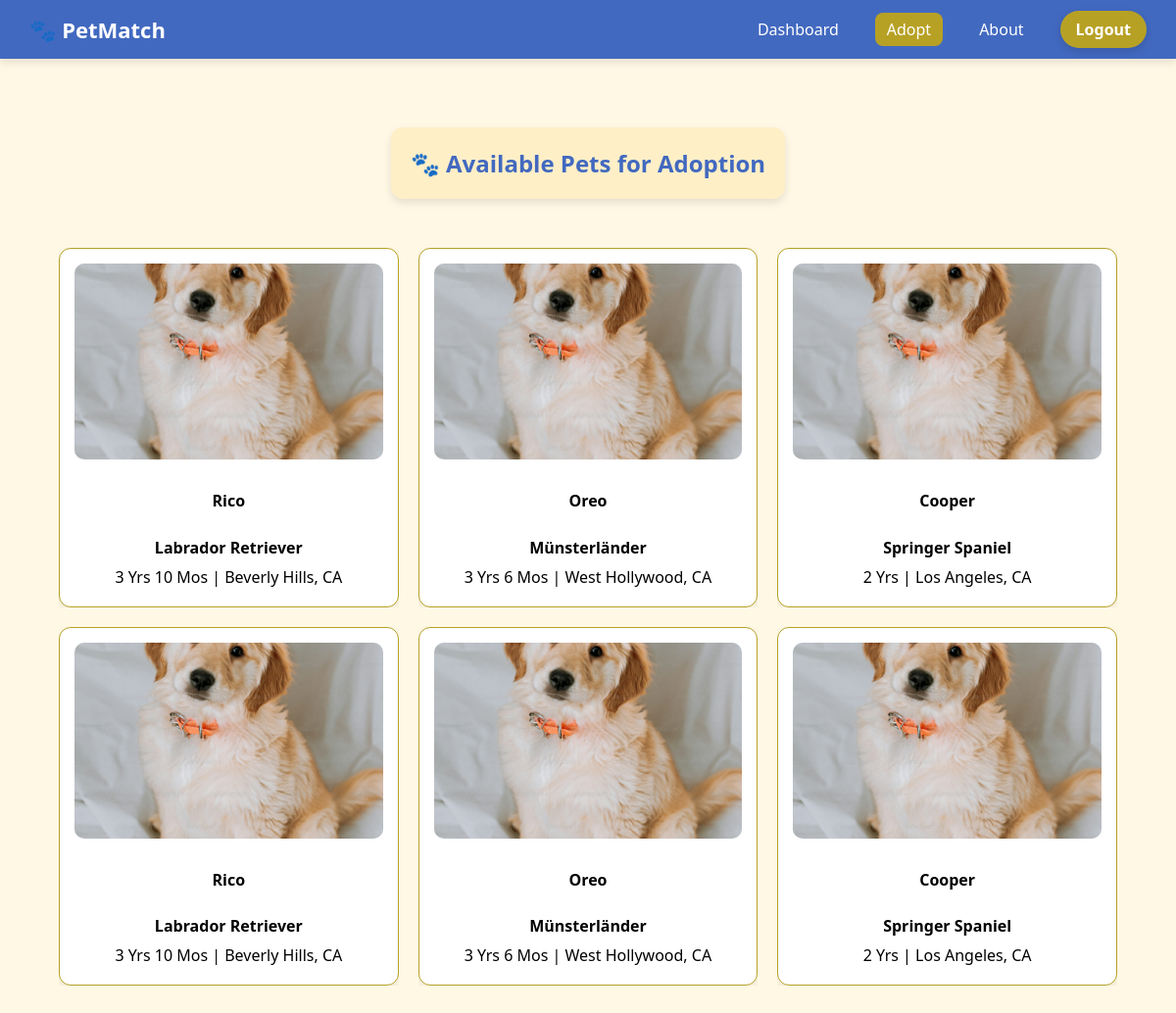
The page /adopt on the database its author committed.
### main.py (models this page shows)
class Pet(db.Model):
    id = db.Column(db.Integer, primary_key=True)
    name = db.Column(db.String(100), nullable=False)
    breed = db.Column(db.String(100), nullable=False)
    age = db.Column(db.String(50), nullable=False)
    location = db.Column(db.String(100), nullable=False)
    image_url = db.Column(db.Text, nullable=False)

### main.py (the view)
@app.route("/adopt")
def adopt():
    pets = Pet.query.all()
    return render_template("adopt.html", pets=pets)

### templates/adopt.html (shortened to what this page needs)
{% extends "base.html" %}
{% block body %}
<div class="adopt-header-wrapper">
  <h2 class="adopt-header">🐾 Available Pets for Adoption</h2>
</div>
<div class="pet-grid">
  {% for pet in pets %}
    <a href="{{ url_for('pet_info', pet_id=pet.id) }}" class="pet-link">
      <div class="pet-card">
        <img src="{{ pet.image_url or url_for('static', filename='placeholder.jpg') }}"
     alt="{{ pet.name }}"
     onerror="this.onerror=null;this.src='{{ url_for('static', filename='placeholder.jpg') }}';" />
        <h4>{{ pet.name }}</h4>
        <p><strong>{{ pet.breed }}</strong></p>
        <p>{{ pet.age }} | {{ pet.location }}</p>
      </div>
    </a>
  {% endfor %}
</div>
{% endblock %}

### templates/base.html (style rules this page uses)
body { margin: 0; font-family: 'Segoe UI', sans-serif; background-color: #fff8e5; }

### templates/adopt.html (style rules this page uses)
.adopt-header-wrapper { background-color: #ffefc7; padding: 20px; margin: 30px auto; width: fit-content; border-radius: 12px; box-shadow: 0 4px 8px rgba(0,0,0,0.1); text-align: center; }
.adopt-header { margin: 0; font-size: 24px; color: #4269C0; }
.pet-grid { display: grid; grid-template-columns: repeat(auto-fill, minmax(260px, 1fr)); gap: 20px; padding: 20px; width: 100%; box-sizing: border-box; }
.pet-link { text-decoration: none; color: inherit; display: block; height: 100%; overflow: hidden; }
.pet-card { background: #fff; border: 1px solid #B7A125; border-radius: 12px; box-shadow: 0 4px 12px rgba(0, 0, 0, 0.08); padding: 15px; text-align: center; transition: transform 0.3s ease; height: 100%; display: flex; flex-direction: column; justify-content: flex-start; min-width: 260px; box-sizing: border-box; }
.pet-card img { width: 100%; height: 200px; object-fit: cover; border-radius: 10px; margin-bottom: 10px; background-color: #eee; }
.pet-card p { margin: 4px 0; }

### rows shown on the page
Pet: name "Rico", breed "Labrador Retriever", age "3 Yrs 10 Mos", location "Beverly Hills, CA"
Pet: name "Oreo", breed "Münsterländer", age "3 Yrs 6 Mos", location "West Hollywood, CA"
Pet: name "Cooper", breed "Springer Spaniel", age "2 Yrs", location "Los Angeles, CA"
Pet: name "Rico", breed "Labrador Retriever", age "3 Yrs 10 Mos", location "Beverly Hills, CA"
Pet: name "Oreo", breed "Münsterländer", age "3 Yrs 6 Mos", location "West Hollywood, CA"
Pet: name "Cooper", breed "Springer Spaniel", age "2 Yrs", location "Los Angeles, CA"
